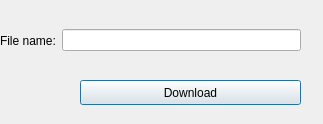
<?xml version="1.0" encoding="UTF-8"?>
<ui version="4.0">
 <class>filedownlaodgetter</class>
 <widget class="QDialog" name="filedownlaodgetter">
  <property name="geometry">
   <rect>
    <x>0</x>
    <y>0</y>
    <width>323</width>
    <height>124</height>
   </rect>
  </property>
  <property name="windowTitle">
   <string>Dialog</string>
  </property>
  <widget class="QWidget" name="horizontalLayoutWidget">
   <property name="geometry">
    <rect>
     <x>0</x>
     <y>0</y>
     <width>301</width>
     <height>81</height>
    </rect>
   </property>
   <layout class="QHBoxLayout" name="horizontalLayout">
    <item>
     <widget class="QLabel" name="label">
      <property name="text">
       <string>File name:</string>
      </property>
     </widget>
    </item>
    <item>
     <widget class="QLineEdit" name="lineEdit"/>
    </item>
   </layout>
  </widget>
  <widget class="QPushButton" name="pushButton">
   <property name="geometry">
    <rect>
     <x>80</x>
     <y>80</y>
     <width>221</width>
     <height>25</height>
    </rect>
   </property>
   <property name="text">
    <string>Download</string>
   </property>
  </widget>
 </widget>
 <resources/>
 <connections/>
</ui>
